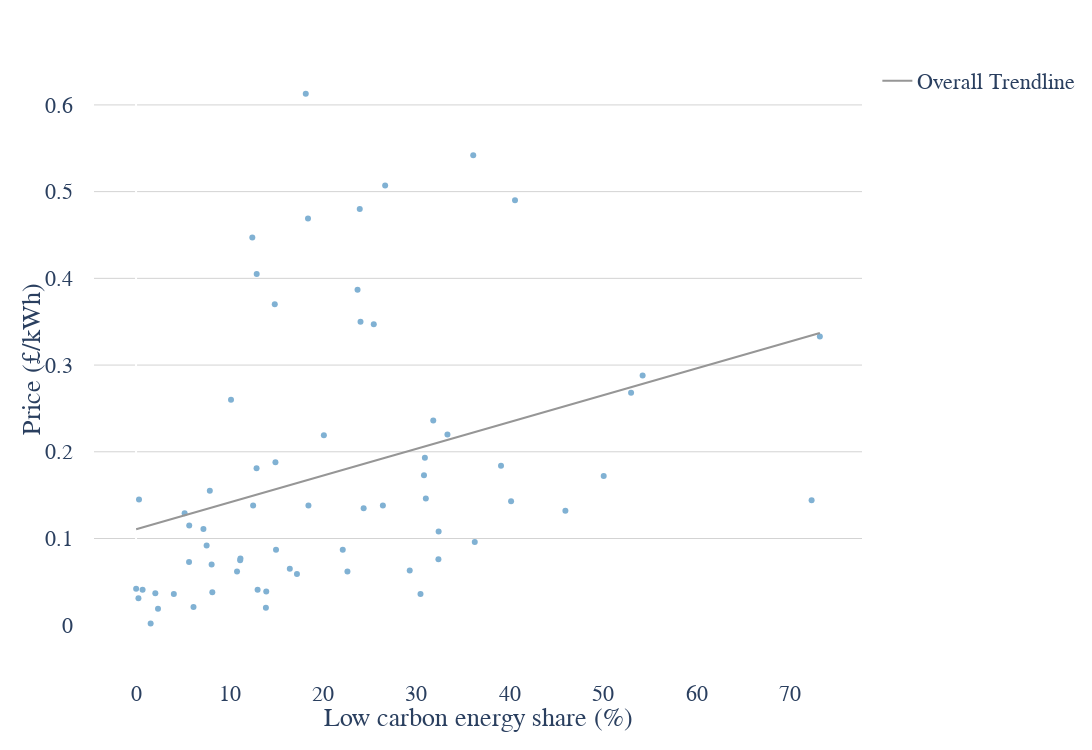

This figure's notebook cell:
### Code cell
scatter_chart(data=joined_energy_data, x_var='low_carbon_share_energy', y_var='price', x_label='Low carbon energy share (%)', y_label='Price (£/kWh)', hover_labels='country')

### Figure 1 — Plotly figure (JSON) as saved in the notebook; plotly's stock layout.template omitted (floating-point values rounded to 4 significant figures; data arrays with more than 128 entries replaced by an {"elided": "..."} marker saying what was removed)
{"data": [{"customdata": {"elided": "144x1 str values"}, "hovertemplate": "Low carbon energy share (%)=%{x}<br>Price (£/kWh)=%{y}<br>country=%{customdata[0]}<extra></extra>", "legendgroup": "", "marker": {"color": "#80b1d3", "symbol": "circle"}, "mode": "markers", "name": "", "orientation": "v", "showlegend": false, "type": "scatter", "x": {"elided": "144 float values"}, "xaxis": "x", "y": {"elided": "144 float values"}, "yaxis": "y"}, {"hovertemplate": "<b>OLS trendline</b><br>price = 0.00309048 * low_carbon_share_energy + 0.110729<br>R<sup>2</sup>=0.112344<br><br>Low carbon energy share (%)=%{x}<br>Price (£/kWh)=%{y} <b>(trend)</b><extra></extra>", "legendgroup": "Overall Trendline", "line": {"color": "#969696"}, "mode": "lines", "name": "Overall Trendline", "showlegend": true, "type": "scatter", "x": [0.009, 0.254, 0.313, 0.698, 1.561, 2.062, 2.347, 4.043, 5.197, 5.669, 5.689, 6.147, 7.208, 7.553, 7.893, 8.086, 8.161, 10.16, 10.8, 11.14, 11.17, 12.44, 12.53, 12.89, 12.91, 13.01, 13.89, 13.93, 14.84, 14.92, 14.98, 16.45, 17.22, 18.16, 18.4, 18.45, 20.1, 22.12, 22.62, 23.7, 23.94, 24.02, 24.36, 25.44, 26.41, 26.66, 29.29, 30.44, 30.81, 30.91, 31.01, 31.8, 32.36, 32.38, 33.32, 36.08, 36.25, 39.06, 40.14, 40.55, 45.95, 50.05, 52.98, 54.21, 72.3, 73.18], "xaxis": "x", "y": [0.1108, 0.1115, 0.1117, 0.1129, 0.1156, 0.1171, 0.118, 0.1232, 0.1268, 0.1282, 0.1283, 0.1297, 0.133, 0.1341, 0.1351, 0.1357, 0.136, 0.1421, 0.1441, 0.1452, 0.1452, 0.1492, 0.1494, 0.1506, 0.1506, 0.1509, 0.1537, 0.1538, 0.1566, 0.1568, 0.157, 0.1616, 0.1639, 0.1669, 0.1676, 0.1677, 0.1728, 0.1791, 0.1806, 0.184, 0.1847, 0.185, 0.186, 0.1894, 0.1924, 0.1931, 0.2012, 0.2048, 0.206, 0.2063, 0.2066, 0.209, 0.2107, 0.2108, 0.2137, 0.2222, 0.2228, 0.2314, 0.2348, 0.2361, 0.2527, 0.2654, 0.2745, 0.2783, 0.3342, 0.3369], "yaxis": "y"}], "layout": {"font": {"family": "Arial", "size": 22}, "height": 750, "legend": {"tracegroupgap": 0}, "margin": {"pad": 20, "t": 60}, "paper_bgcolor": "white", "plot_bgcolor": "white", "width": 1400, "xaxis": {"anchor": "y", "domain": [0, 1], "showgrid": false, "title": {"text": "Low carbon energy share (%)"}}, "yaxis": {"anchor": "x", "domain": [0, 1], "gridcolor": "LightGrey", "gridwidth": 1, "showgrid": true, "title": {"text": "Price (£/kWh)"}}}}
